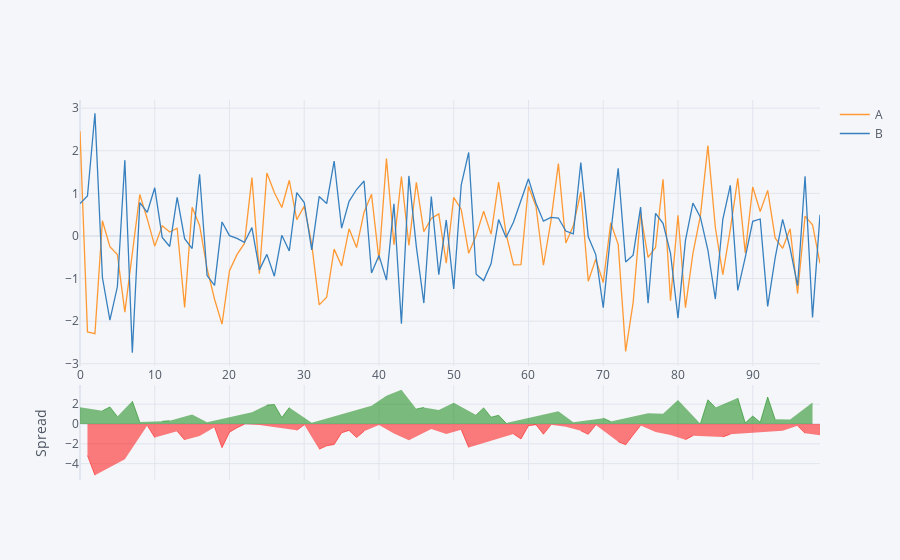

The cell this chart's notebook holds for it:
### Code cell
df[['A','B']].iplot(kind = 'spread')
